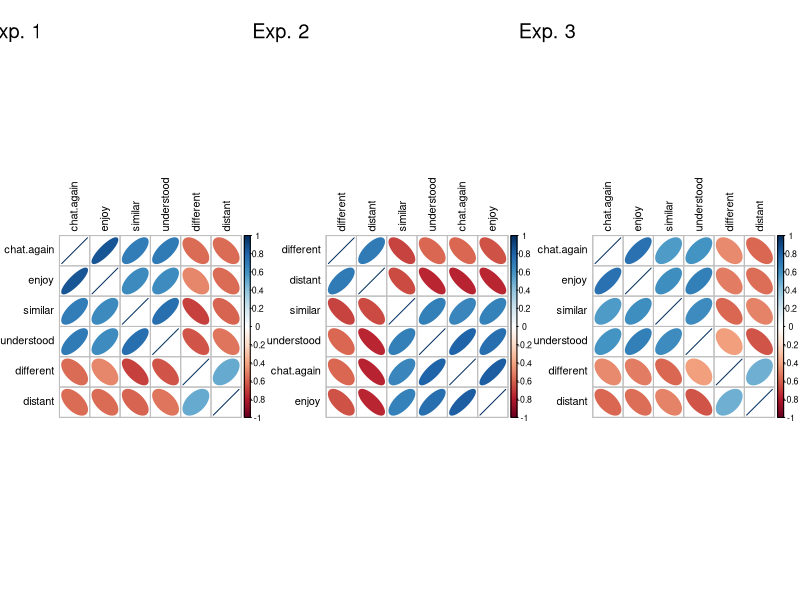
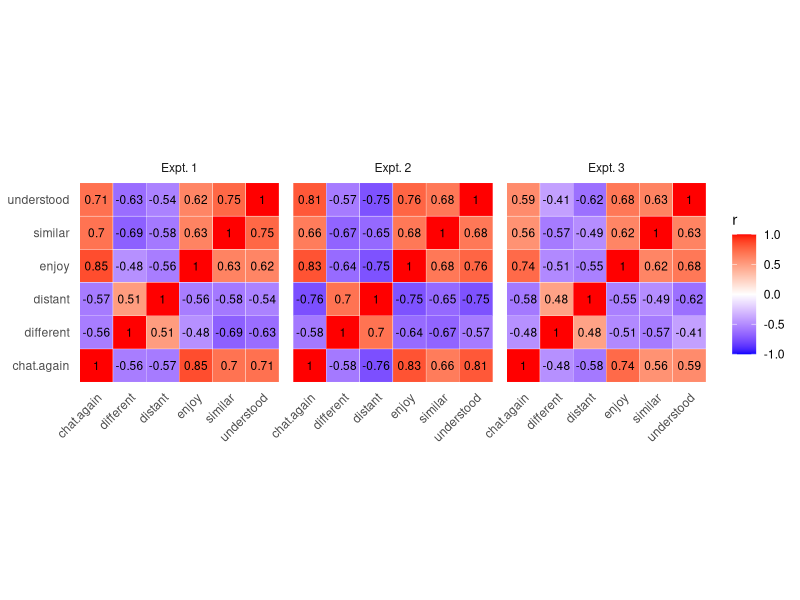
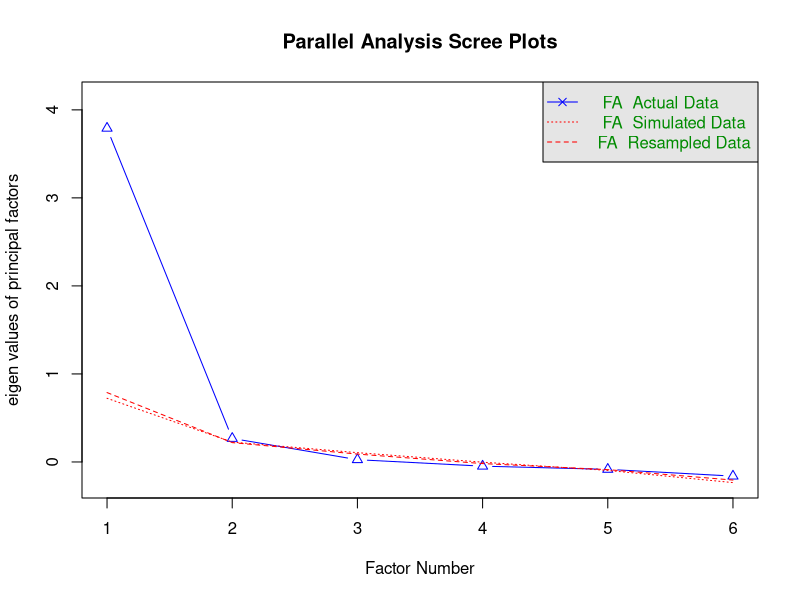
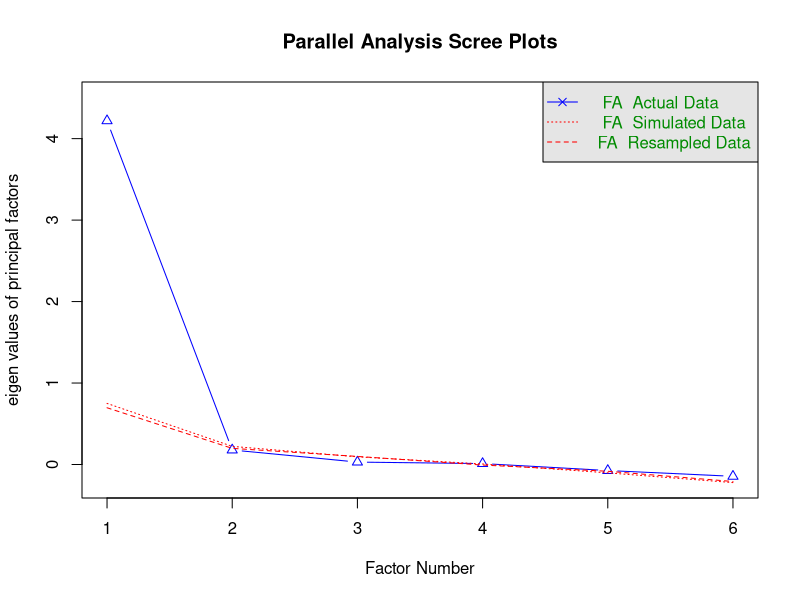
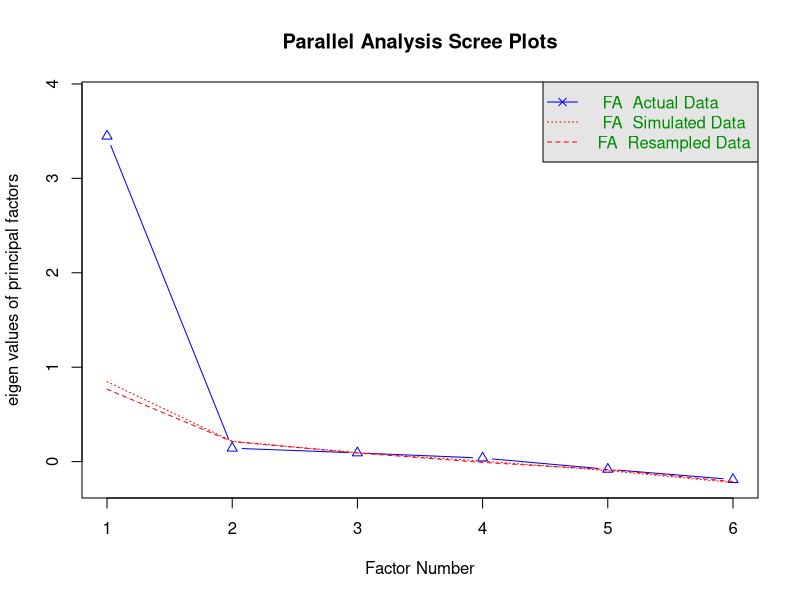
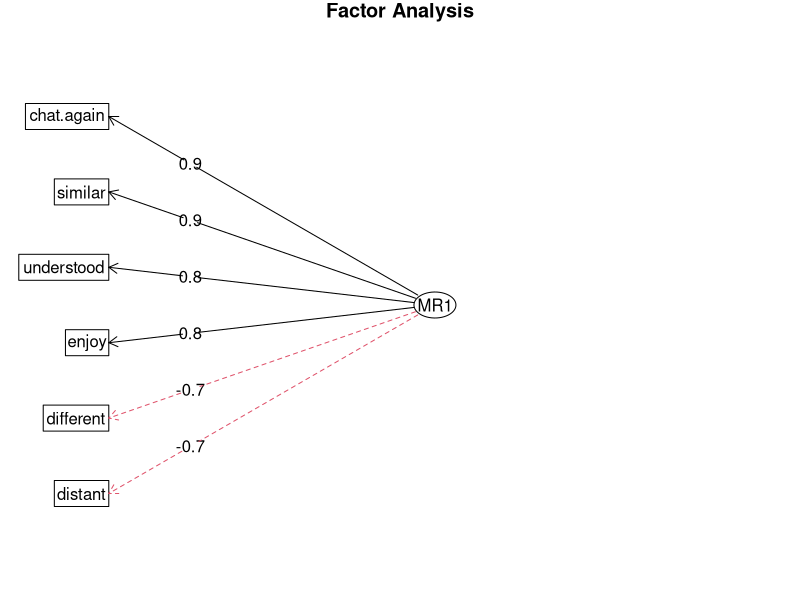
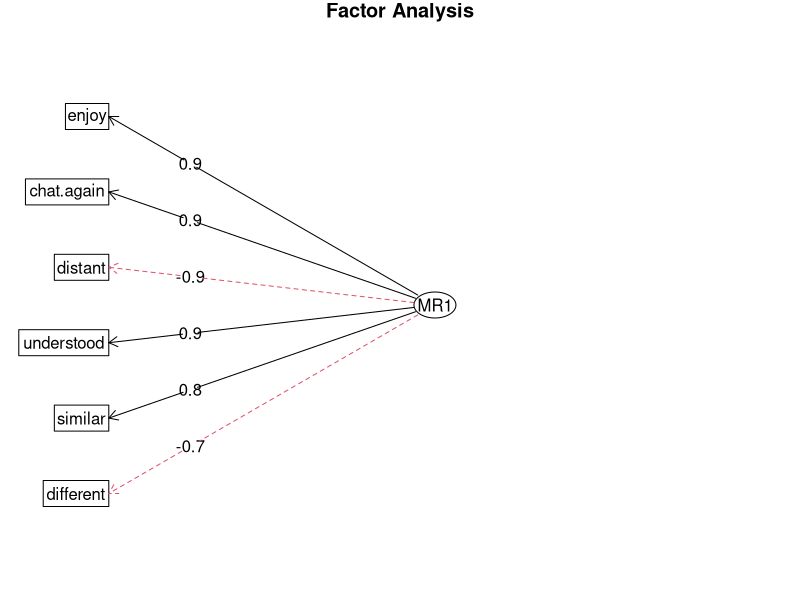
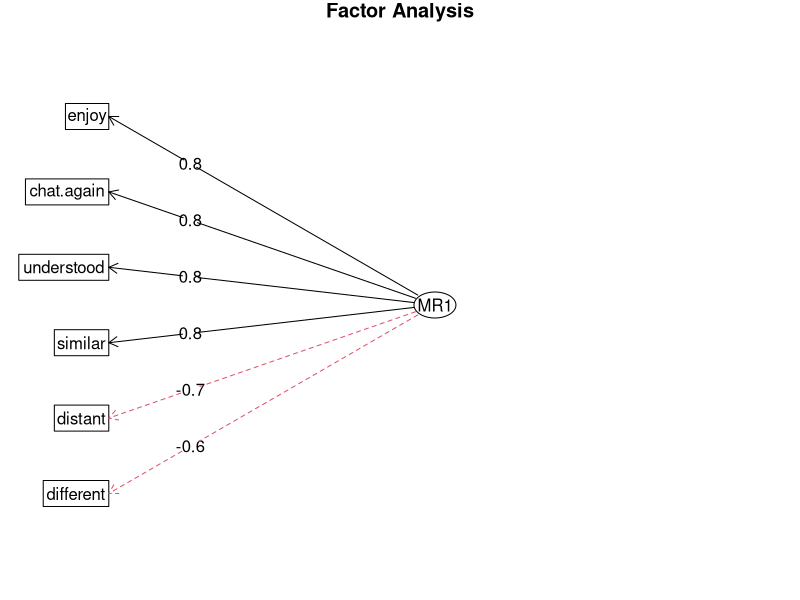

Source code (R) for these figures, in order:
# The Connection During Conversations Scale (CDCS)
# https://journals.plos.org/plosone/article?id=10.1371/journal.pone.0286408#sec044

# read data from experiments
ratings1 <- read.csv("experiment1/cleaned/ratings_final.csv")
ratings2 <- read.csv("experiment2/cleaned/ratings_final.csv")
ratings3 <- read.csv("experiment3/2025_gpt_pcq_bfi.csv")



# experiment 1
id1 <- unique(ratings1$Participant.Private.ID)
for (i in 1:length(id1)) {
  tmp <- ratings1[ratings1$Participant.Private.ID == id1[i],]
  tmp$likert <- tolower(paste0(tmp$question,"_",tmp$chat))
  tmp <- tmp[order(tmp$likert),]
  tmp2 <- data.frame(t(tmp$Response))
  colnames(tmp2) <- tmp$likert
  tmp2 <- data.frame(participant_ID=tmp$Participant.Private.ID[1],tmp2)
  if (i == 1) {
    wf1 <- tmp2
  } else {
    wf1 <- rbind(wf1, tmp2)
  }
}; rm(tmp, tmp2)

# experiment 2
id2 <- unique(ratings2$Participant.Private.ID)
for (i in 1:length(id2)) {
  tmp <- ratings2[ratings2$Participant.Private.ID == id2[i],]
  tmp$likert <- tolower(paste0(tmp$question,"_",tmp$chat))
  tmp <- tmp[order(tmp$likert),]
  tmp2 <- data.frame(t(tmp$Response))
  colnames(tmp2) <- tmp$likert
  tmp2 <- data.frame(participant_ID=tmp$Participant.Private.ID[1],tmp2)
  if (i == 1) {
    wf2 <- tmp2
  } else {
    wf2 <- rbind(wf2, tmp2)
  }
}; rm(tmp, tmp2)

# experiment 3
colnames(ratings3)[2:3] <- c("chat.again_mirror","chat.again_inverse")
wf3 <- ratings3


wf1$chat.again <- (wf1$chat.again_anxious + wf1$chat.again_nonanxious)/2
wf1$different <- (wf1$different_anxious + wf1$different_nonanxious)/2
wf1$distant <- (wf1$distant_anxious + wf1$distant_nonanxious)/2
wf1$enjoy <- (wf1$enjoy_anxious + wf1$enjoy_nonanxious)/2
wf1$similar <- (wf1$similar_anxious + wf1$similar_nonanxious)/2
wf1$understood <- (wf1$understood_anxious + wf1$understood_nonanxious)/2

wf2$chat.again <- (wf2$chat.again_extrovert + wf2$chat.again_introvert)/2
wf2$different <- (wf2$different_extrovert + wf2$different_introvert)/2
wf2$distant <- (wf2$distant_extrovert + wf2$distant_introvert)/2
wf2$enjoy <- (wf2$enjoy_extrovert + wf2$enjoy_introvert)/2
wf2$similar <- (wf2$similar_extrovert + wf2$similar_introvert)/2
wf2$understood <- (wf2$understood_extrovert + wf2$understood_introvert)/2

wf3$chat.again <- (wf3$chat.again_mirror + wf3$chat.again_inverse)/2
wf3$different <- (wf3$different_mirror + wf3$different_inverse)/2
wf3$distant <- (wf3$distant_mirror + wf3$distant_inverse)/2
wf3$enjoy <- (wf3$enjoy_mirror + wf3$enjoy_inverse)/2
wf3$similar <- (wf3$similar_mirror + wf3$similar_inverse)/2
wf3$understood <- (wf3$understood_mirror + wf3$understood_inverse)/2

vars <- c("chat.again","different","distant","enjoy","similar","understood")

library(corrplot)
par(mfrow = c(1, 3)) 
corrplot(cor(wf1[,vars]), order = "hclust", method = "ellipse", tl.col = "black") 
  mtext("Exp. 1", at=-1, line=1, cex=1.2)
corrplot(cor(wf2[,vars]), order = "hclust", method = "ellipse", tl.col = "black") 
  mtext("Exp. 2", at=-1, line=1, cex=1.2)
corrplot(cor(wf3[,vars]), order = "hclust", method = "ellipse", tl.col = "black") 
  mtext("Exp. 3", at=-1, line=1, cex=1.2)
par(mfrow = c(1, 1))

library(reshape2)
tmp <- rbind(data.frame(melt(round(cor(wf1[,vars]),2)),exp="Expt. 1"),
             data.frame(melt(round(cor(wf2[,vars]),2)),exp="Expt. 2"),
             data.frame(melt(round(cor(wf3[,vars]),2)),exp="Expt. 3"))

library(ggplot2)
(p <- ggplot(tmp, aes(x = Var1, y = Var2, fill = value)) +
    labs(x = NULL, y = NULL) +
    geom_tile(color = "white") + # Adds a white border to tiles
    geom_text(aes(label = value), color = "black", size = 3) + # Adds correlation values as text
    scale_fill_gradient2(low = "blue", high = "red", mid = "white", # Custom color scale
                         midpoint = 0, limit = c(-1, 1), space = "Lab",
                         name = "r") +
    theme_minimal() +
    coord_fixed() + # Ensures square tiles
    facet_wrap(exp ~ .) +
    theme(axis.text.x = element_text(angle = 45, vjust = 1, hjust = 1),
          panel.grid.major = element_blank(),
          panel.border = element_blank(),
          legend.position = "right"))




# # # # # Cronbach Alpha # # # # #
if (!require(psych)) {install.packages("psych")}; library(psych)
alpha1 <- alpha(wf1[,vars], check.keys=TRUE) # alpha
alpha2 <- alpha(wf2[,vars], check.keys=TRUE)
alpha3 <- alpha(wf3[,vars], check.keys=TRUE)
alpha1$total; alpha2$total; alpha3$total


# # # # # Factor Analysis # # # # # 
# KMO should ideally be > 0.6
KMO(wf1[,vars])
KMO(wf2[,vars])
KMO(wf3[,vars])

# Bartlett's test checks if variables are correlated at all (p-value should be < 0.05)
cortest.bartlett(wf1[,vars])
cortest.bartlett(wf2[,vars])
cortest.bartlett(wf3[,vars])

# This will output a plot and suggest a number of factors in the console
fa.parallel(wf1[,vars], fm = "minres", fa = "fa")
fa.parallel(wf2[,vars], fm = "minres", fa = "fa")
fa.parallel(wf3[,vars], fm = "minres", fa = "fa")

# Example: Running 2 factors based on the parallel analysis
fa_model <- fa(wf1[,vars], nfactors = 1, rotate = "oblimin", fm = "minres")
print(fa_model, cut = 0.3, digits = 2) # Print the detailed results
fa.diagram(fa_model)

fa_model <- fa(wf2[,vars], nfactors = 1, rotate = "oblimin", fm = "minres")
print(fa_model, cut = 0.3, digits = 2) # Print the detailed results
fa.diagram(fa_model)

fa_model <- fa(wf3[,vars], nfactors = 1, rotate = "oblimin", fm = "minres")
print(fa_model, cut = 0.3, digits = 2) # Print the detailed results
fa.diagram(fa_model)
